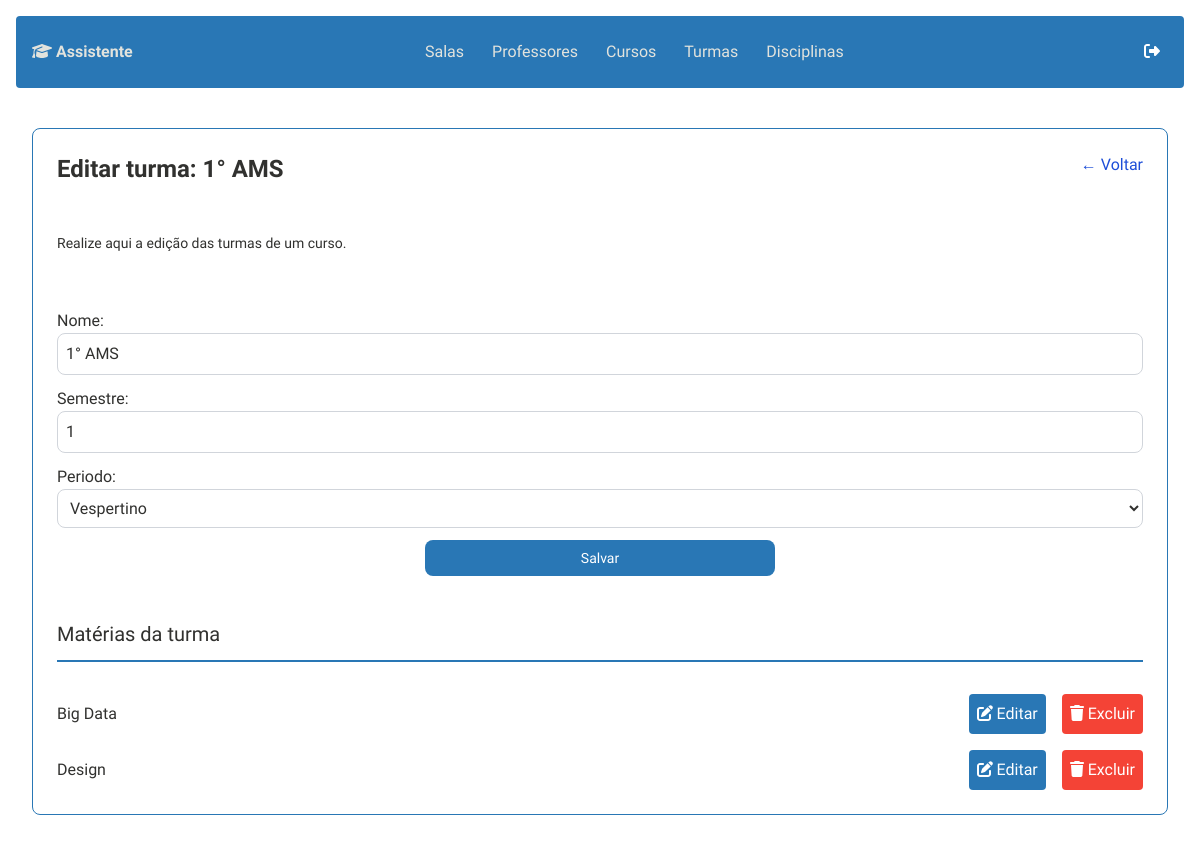
Screenshot of /turmas/edit/4/ with the database file from the repository.
### turmas/models.py (models this page shows, shortened)
class Turma(models.Model):
    PERIODO = [
        (1, 'Matutino'),
        (2, 'Vespertino'),
        (3, 'Noturno'),
    ]
    nome = models.CharField(max_length=150)
    semestre = models.IntegerField(validators=[MaxValueValidator(12), MinValueValidator(1)])
    periodo = models.IntegerField(choices=PERIODO)
    materias_copy = models.ManyToManyField(Materia, blank=True)
    curso = models.ForeignKey('courses.Course', on_delete=models.CASCADE)

### materias/models.py (models this page shows, shortened)
class Materia(models.Model):
    nome = models.CharField(max_length=100)
    semestre = models.IntegerField(validators=[MaxValueValidator(12), MinValueValidator(1)])
    professor = models.ForeignKey(Professor, on_delete=models.CASCADE, blank=True, null=True)
    horarios_por_dia = models.JSONField(default=dict, blank=True, null=True)  # Ex: {"2": ["08:00-10:00"], "3": ["14:00-16:00"]}

### turmas/views.py (the view)
# urls.py: path('edit/<int:turma_id>/', views.turma_edit, name='turma_edit'),
def turma_edit(request, turma_id):
    turma = get_object_or_404(Turma, id=turma_id)
    if request.method == 'POST':
        form = TurmaForm(request.POST, instance=turma)
        if form.is_valid():
            form.save()
            return redirect('course_edit', turma.curso.id)  # Redirecionar após editar
    else:
        form = TurmaForm(instance=turma)
    return render(request, 'turmas/turma_edit.html', {'form': form, 'curso': turma.curso, 'turma': turma})

### turmas/forms.py
class TurmaForm(forms.ModelForm):
    class Meta:
        model = Turma
        fields = ['nome', 'semestre', 'periodo']  # Adicione ou remova campos conforme necessário
        widgets = {
            'nome': forms.TextInput(attrs={
                'class': 'w-full p-2 border border-gray-300 rounded-lg bg-transparent text-custom1 placeholder-gray-400',
                'placeholder': 'Ex: AMS'
            }),
            'semestre': forms.NumberInput(attrs={
                'class': 'w-full p-2 border border-gray-300 rounded-lg bg-transparent text-custom1 placeholder-gray-400',
                'min': 1
            }),
            'periodo': forms.Select(attrs={
                'class': 'w-full p-2 border border-gray-300 rounded-lg bg-transparent text-custom1 placeholder-gray-400',
            }),
        }

### turmas/templates/turmas/turma_edit.html (shortened to what this page needs)
<!DOCTYPE html>
<html lang="pt-br">
  <head>
    {% include "app/custom/imports.html" %}
  </head>
  <body class="font-montserrat bg-backgroun text-custom1 min-h-screen">
    <section class="min-h-screen flex flex-col p-4">
      {% include "app/widgets/navbar.html" %}
      <div class="flex-grow flex flex-col p-4">
        <div
          class="bg-transparent border border-custom6 rounded-lg p-6 gap-8 flex-grow flex flex-col"
        >
          <div class="flex justify-between mb-4">
            <h1 class="text-2xl font-bold text-custom1">
              Editar turma: {{ turma.nome }}
            </h1>
            <a
              href="{% url 'course_edit' curso.id %}"
              class="text-blue-700 hover:underline"
            >
              &#8592; Voltar
            </a>
          </div>
          <p class="text-sm text-custom1 mb-6">
            Realize aqui a edição das turmas de um curso.
          </p>
          <form method="post" class="flex flex-col gap-3">
            {% csrf_token %} {{ form.as_p }}
            <button
              type="submit"
              class="justify-center self-center w-full max-w-[350px] bg-custom6 text-white text-sm px-4 py-2 rounded-lg hover:bg-blue-800"
            >
              Salvar
            </button>
          </form>
          <section class="flex flex-col gap-4">
            <h2 class="text-xl border-b-2 border-custom6 py-3 mb-4">
              Matérias da turma
            </h2>
            <ul class="flex flex-col gap-4">
              {% for materia in turma.materias_copy.all %}
              <li
                class="flex-1 flex gap-4 items-center justify-between max-h-[45px]"
              >
                {{ materia.nome }}
                <div class="max-h-full flex gap-4">
                  <a
                    href="{% url 'materia_update' turma.id materia.id %}"
                    class="bg-custom6 min-h-full text-white p-2 rounded hover:bg-custom2 transition-colors"
                  >
                    <i class="fa-solid fa-pen-to-square"></i>
                    Editar
                  </a>
                  <form
                    method="post"
                    action="{% url 'materia_modelo_delete' materia.id %}"
                    style="display: inline"
                  >
                    <button
                      type="submit"
                      onclick="return confirm('Tem certeza que deseja deletar esta matéria?');"
                      class="bg-error min-h-full text-white p-2 rounded hover:bg-custom2 transition-colors"
                    >
                      <i class="fa-solid fa-trash"></i>
                      Excluir
                    </button>
                  </form>
                </div>
              </li>
              {% endfor %}
            </ul>
          </section>
        </div>
      </div>
    </section>
  </body>
</html>

### rows the page displays
Turma: nome "1° AMS", semestre "1", periodo "Vespertino"
Materia: nome "Big Data"
Materia: nome "Design"
